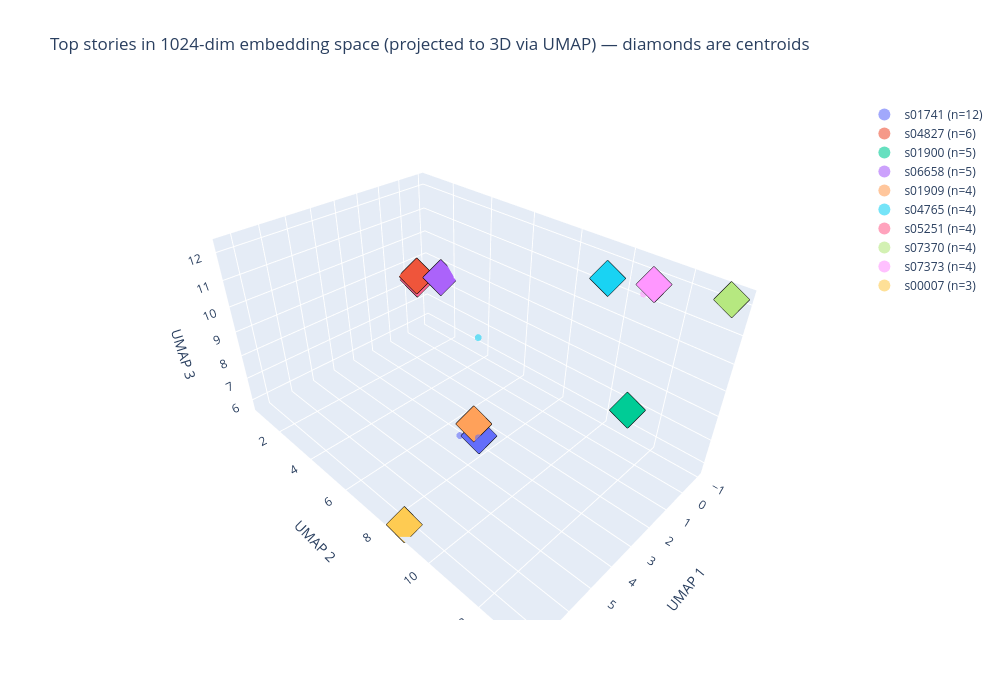

The cell this chart's notebook holds for it:
### Markdown cell above
### 10.7 3D UMAP money chart — top stories + projected centroids

The stakeholder demo: top 10 stories by `n_items`, each story's members as small dots + the story centroid as a large diamond. All projected through the **same UMAP reducer** fitted in §6.6, so points share a coordinate system with §6's item scatter.

### Code cell
# 10.7 — Plot top N stories with members + centroids, projected via the §6.6 UMAP reducer.
import plotly.graph_objects as go

TOP_N = 10
top_stories = sorted(stories, key=lambda s: -s["n_items"])[:TOP_N]

fig = go.Figure()
palette = px.colors.qualitative.Plotly  # reuse from §6.7
for i, s in enumerate(top_stories):
    member_idxs = s["member_idxs"]
    pts = reducer.transform(assignment_vecs[member_idxs])
    cent_3d = reducer.transform(s["centroid"][None, :])[0]
    colour = palette[i % len(palette)]
    label = f"{s['story_id']} (n={s['n_items']})"
    titles_hover = [canonical_items.iloc[idx]['title'][:80] for idx in member_idxs]
    fig.add_trace(go.Scatter3d(
        x=pts[:, 0], y=pts[:, 1], z=pts[:, 2],
        mode="markers", marker=dict(size=4, color=colour, opacity=0.6),
        name=label, text=titles_hover, hovertemplate="%{text}<extra></extra>",
    ))
    fig.add_trace(go.Scatter3d(
        x=[cent_3d[0]], y=[cent_3d[1]], z=[cent_3d[2]],
        mode="markers", marker=dict(size=12, color=colour, symbol="diamond", line=dict(color="black", width=1)),
        name=f"{label} centroid", showlegend=False,
        hovertemplate=f"centroid: {label}<extra></extra>",
    ))

fig.update_layout(
    title="Top stories in 1024-dim embedding space (projected to 3D via UMAP) — diamonds are centroids",
    scene=dict(xaxis_title="UMAP 1", yaxis_title="UMAP 2", zaxis_title="UMAP 3"),
    width=1000, height=700, legend=dict(itemsizing="constant"),
)
fig.show()

### Figure 1 — Plotly figure (JSON) as saved in the notebook; plotly's stock layout.template omitted (floating-point values rounded to 4 significant figures)
{"data": [{"hovertemplate": "%{text}<extra></extra>", "marker": {"color": "#636EFA", "opacity": 0.6, "size": 4}, "mode": "markers", "name": "s01741 (n=12)", "text": ["JPMorgan has $2 billion trading loss, reputation hit", "Factbox: JPMorgan's Dimon past comments on regulation", "Standard & Poor's revises JPMorgan outlook to negative", "The One Thing Jamie Dimon Got Right This Week", "For Volcker Rule, JPMorgan’s $2 Billion Loss Says It All", "CFTC Said to Review JPMorgan Derivatives-Trading Activities", "Fed Officials Seek More Information on JPMorgan Trade", "JPMorgan executives expected to leave over loss", "REFILE-UPDATE 1-JPMorgan CEO says bank reacted badly to red flags", "Breakingviews: JPMorgan hammers another nail in VaR coffin", "No Trading for Dimon Principle With CEO Clark: Corporate Canada", "SunTrust’s Rogers Says JPMorgan Loss ‘Black Eye’"], "type": "scatter3d", "x": [5.762, 5.602, 5.797, 5.478, 5.661, 5.865, 5.788, 5.668, 5.809, 5.624, 5.49, 5.649], "y": [9.883, 10.24, 9.45, 10.15, 9.962, 10.2, 10.15, 10.1, 10.33, 9.872, 10.19, 9.976], "z": [9.284, 9.263, 8.927, 9.314, 9.367, 9.211, 9.287, 9.144, 9.187, 8.884, 9.379, 9.376]}, {"hovertemplate": "centroid: s01741 (n=12)<extra></extra>", "marker": {"color": "#636EFA", "line": {"color": "black", "width": 1}, "size": 12, "symbol": "diamond"}, "mode": "markers", "name": "s01741 (n=12) centroid", "showlegend": false, "type": "scatter3d", "x": [5.701], "y": [10.07], "z": [9.261]}, {"hovertemplate": "%{text}<extra></extra>", "marker": {"color": "#EF553B", "opacity": 0.6, "size": 4}, "mode": "markers", "name": "s04827 (n=6)", "text": ["WRAPUP 6-Boeing Dreamliners grounded worldwide on battery checks", "WRAPUP 5-Most Boeing Dreamliners grounded for battery checks", "Boeing 787 Dreamliner Is Grounded Worldwide by Regulators", "Boeing probe focuses on battery, 787 deliveries halted", "Insight: Boeing 787 battery woes put FAA approval under scrutiny", "Boeing Supplier GS Yuasa Inspected Again, Japan Ministry Says"], "type": "scatter3d", "x": [-0.3157, -0.2079, -0.2362, -0.3304, -0.259, -0.1764], "y": [0.8003, 0.7788, 0.7878, 0.7786, 0.7742, 0.6617], "z": [8.473, 8.534, 8.462, 8.356, 8.363, 8.461]}, {"hovertemplate": "centroid: s04827 (n=6)<extra></extra>", "marker": {"color": "#EF553B", "line": {"color": "black", "width": 1}, "size": 12, "symbol": "diamond"}, "mode": "markers", "name": "s04827 (n=6) centroid", "showlegend": false, "type": "scatter3d", "x": [-0.2437], "y": [0.7419], "z": [8.448]}, {"hovertemplate": "%{text}<extra></extra>", "marker": {"color": "#00CC96", "opacity": 0.6, "size": 4}, "mode": "markers", "name": "s01900 (n=5)", "text": ["Nasdaq Sets Up Appeals Process for Missed Facebook Orders", "Nasdaq alters IPO procedures after Facebook glitch", "Facebook investors left guessing after Nasdaq glitch", "Knight Capital Says Its Facebook Loss May Total $35 Million", "RPT-INSIGHT-Minute by minute, Nasdaq chaos engulfed Facebook IPO"], "type": "scatter3d", "x": [2.417, 2.346, 1.983, 2.377, 1.997], "y": [12.55, 12.51, 12.45, 12.53, 12.4], "z": [9.633, 9.62, 9.617, 9.579, 9.538]}, {"hovertemplate": "centroid: s01900 (n=5)<extra></extra>", "marker": {"color": "#00CC96", "line": {"color": "black", "width": 1}, "size": 12, "symbol": "diamond"}, "mode": "markers", "name": "s01900 (n=5) centroid", "showlegend": false, "type": "scatter3d", "x": [2.337], "y": [12.51], "z": [9.617]}, {"hovertemplate": "%{text}<extra></extra>", "marker": {"color": "#AB63FA", "opacity": 0.6, "size": 4}, "mode": "markers", "name": "s06658 (n=5)", "text": ["AIRSHOW-UPDATE 1-Boeing to launch 787-10 with $30 bln order haul", "AIRSHOW-EasyJet plane order rekindles Airbus-Boeing subsidy row", "Airbus A350 Poised for Counterpunch to Boeing Dreamliner", "Boeing Launches New Commercial Airplane; Highlights Innovation, Efficiency and P", "Boeing launches 787-10 with $30 billion of orders"], "type": "scatter3d", "x": [-0.8087, -0.8996, -0.8536, -0.8391, -0.9738], "y": [1.587, 1.63, 1.609, 1.418, 1.524], "z": [8.356, 8.458, 8.713, 8.208, 8.484]}, {"hovertemplate": "centroid: s06658 (n=5)<extra></extra>", "marker": {"color": "#AB63FA", "line": {"color": "black", "width": 1}, "size": 12, "symbol": "diamond"}, "mode": "markers", "name": "s06658 (n=5) centroid", "showlegend": false, "type": "scatter3d", "x": [-0.8475], "y": [1.571], "z": [8.458]}, {"hovertemplate": "%{text}<extra></extra>", "marker": {"color": "#FFA15A", "opacity": 0.6, "size": 4}, "mode": "markers", "name": "s01909 (n=4)", "text": ["JPMorgan loss shows global swaps rule need-Gensler", "CFTC chief: looking at JPMorgan, need global rules", "JPMorgan Shows Need to Curb Overseas Swaps, Gensler Says", "JPMorgan Loss Shows Need to Measure Risk, Krawcheck Writes in FT"], "type": "scatter3d", "x": [5.7, 5.729, 5.695, 5.546], "y": [9.873, 9.938, 9.855, 9.839], "z": [9.624, 9.56, 9.625, 9.485]}, {"hovertemplate": "centroid: s01909 (n=4)<extra></extra>", "marker": {"color": "#FFA15A", "line": {"color": "black", "width": 1}, "size": 12, "symbol": "diamond"}, "mode": "markers", "name": "s01909 (n=4) centroid", "showlegend": false, "type": "scatter3d", "x": [5.694], "y": [9.872], "z": [9.558]}, {"hovertemplate": "%{text}<extra></extra>", "marker": {"color": "#19D3F3", "opacity": 0.6, "size": 4}, "mode": "markers", "name": "s04765 (n=4)", "text": ["UPDATE 3-Apple cuts orders for iPhone 5 parts on weak demand-Nikkei", "Dialog Semi Falls on Nikkei’s Apple IPhone Cutback Report", "Apple IPhone Suppliers Decline on Report Orders Cut by 50%", "Emerging Stocks Drop Led by Biggest Technology Slump in 3 Weeks"], "type": "scatter3d", "x": [0.459, 0.3821, 0.3248, 3.025], "y": [10.33, 10.11, 10.14, 7.467], "z": [12.12, 11.99, 11.96, 9.983]}, {"hovertemplate": "centroid: s04765 (n=4)<extra></extra>", "marker": {"color": "#19D3F3", "line": {"color": "black", "width": 1}, "size": 12, "symbol": "diamond"}, "mode": "markers", "name": "s04765 (n=4) centroid", "showlegend": false, "type": "scatter3d", "x": [0.3374], "y": [10.11], "z": [12.05]}, {"hovertemplate": "%{text}<extra></extra>", "marker": {"color": "#FF6692", "opacity": 0.6, "size": 4}, "mode": "markers", "name": "s05251 (n=4)", "text": ["UPDATE 5-Boeing to meet with FAA on Dreamliner fixes -source", "Boeing to meet with FAA on Dreamliner fixes: source", "Yuasa Climbs as Boeing Said to Prepare 787 Battery Fix", "Boeing proposes full 787 battery fix to FAA: sources"], "type": "scatter3d", "x": [-0.3278, -0.4275, -0.2722, -0.3569], "y": [0.8834, 0.8725, 0.7736, 0.8231], "z": [8.31, 8.35, 8.403, 8.314]}, {"hovertemplate": "centroid: s05251 (n=4)<extra></extra>", "marker": {"color": "#FF6692", "line": {"color": "black", "width": 1}, "size": 12, "symbol": "diamond"}, "mode": "markers", "name": "s05251 (n=4) centroid", "showlegend": false, "type": "scatter3d", "x": [-0.2681], "y": [0.7428], "z": [8.296]}, {"hovertemplate": "%{text}<extra></extra>", "marker": {"color": "#B6E880", "opacity": 0.6, "size": 4}, "mode": "markers", "name": "s07370 (n=4)", "text": ["UPDATE 2-Verizon, Vodafone to announce $130 bln US deal on Monday", "Insight: Verizon, Vodafone CEOs talked in gym, agreed on price at breakfast", "Vodafone’s U.S. Wireless Exit Not So Simple for Shareholders", "Verizon Communications Debt Falls on Plan for Biggest Bond Sale"], "type": "scatter3d", "x": [-0.6956, -0.6201, -0.6975, -0.6701], "y": [13.26, 13.23, 13.35, 13.37], "z": [12.13, 12.12, 12.18, 12.25]}, {"hovertemplate": "centroid: s07370 (n=4)<extra></extra>", "marker": {"color": "#B6E880", "line": {"color": "black", "width": 1}, "size": 12, "symbol": "diamond"}, "mode": "markers", "name": "s07370 (n=4) centroid", "showlegend": false, "type": "scatter3d", "x": [-0.6828], "y": [13.39], "z": [12.25]}, {"hovertemplate": "%{text}<extra></extra>", "marker": {"color": "#FF97FF", "opacity": 0.6, "size": 4}, "mode": "markers", "name": "s07373 (n=4)", "text": ["Microsoft to acquire Nokia's Devices & Services business, license Nokia's patent", "BlackBerry Rises After Microsoft Agrees to Buy Nokia Phone Unit", "Google-Motorola Deal Foreshadows Challenge Awaiting Microsoft", "Elop Rejoining Microsoft Lifts Odds of Succeeding Ballmer"], "type": "scatter3d", "x": [-0.7928, -0.7595, -0.6187, -0.835], "y": [11.04, 10.91, 10.85, 10.91], "z": [11.7, 12.0, 11.44, 11.54]}, {"hovertemplate": "centroid: s07373 (n=4)<extra></extra>", "marker": {"color": "#FF97FF", "line": {"color": "black", "width": 1}, "size": 12, "symbol": "diamond"}, "mode": "markers", "name": "s07373 (n=4) centroid", "showlegend": false, "type": "scatter3d", "x": [-0.8134], "y": [11.02], "z": [11.75]}, {"hovertemplate": "%{text}<extra></extra>", "marker": {"color": "#FECB52", "opacity": 0.6, "size": 4}, "mode": "markers", "name": "s00007 (n=3)", "text": ["REG - JPMorgan Indian Inv - Net Asset Value(s)", "REG - JPMorgan Asian Inv - Net Asset Value(s)", "REG - JPMorgan Amer InvTst - Net Asset Value(s)"], "type": "scatter3d", "x": [7.295, 7.348, 7.348], "y": [8.544, 8.553, 8.604], "z": [5.763, 5.778, 5.713]}, {"hovertemplate": "centroid: s00007 (n=3)<extra></extra>", "marker": {"color": "#FECB52", "line": {"color": "black", "width": 1}, "size": 12, "symbol": "diamond"}, "mode": "markers", "name": "s00007 (n=3) centroid", "showlegend": false, "type": "scatter3d", "x": [7.349], "y": [8.61], "z": [5.805]}], "layout": {"height": 700, "legend": {"itemsizing": "constant"}, "scene": {"xaxis": {"title": {"text": "UMAP 1"}}, "yaxis": {"title": {"text": "UMAP 2"}}, "zaxis": {"title": {"text": "UMAP 3"}}}, "title": {"text": "Top stories in 1024-dim embedding space (projected to 3D via UMAP) — diamonds are centroids"}, "width": 1000}}
